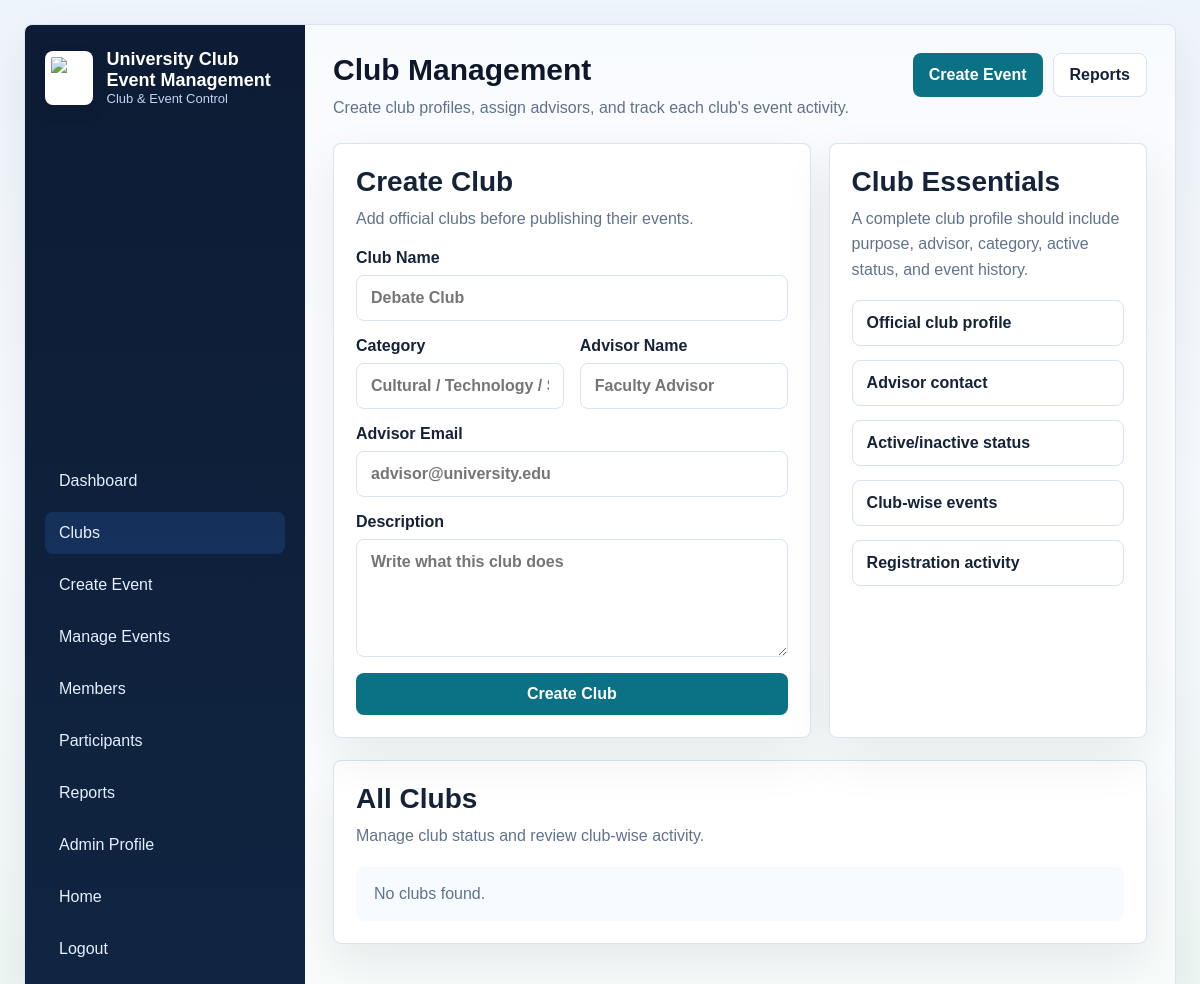
/admin/manage-clubs.php (signed in), run on an earlier commit of the app's database.
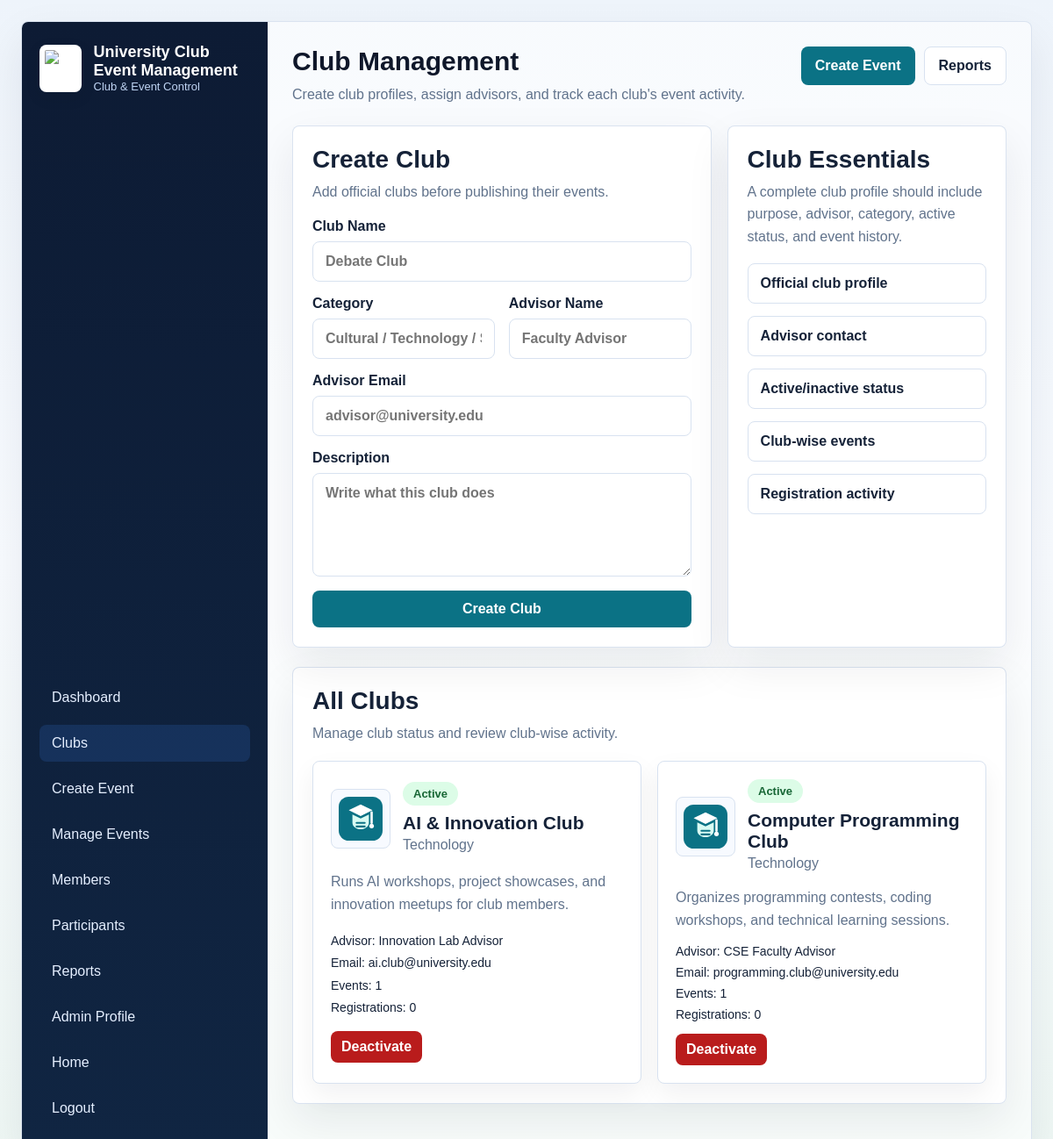
And on a later commit of the database.
### tables this page shows
CREATE TABLE IF NOT EXISTS clubs (
    club_id INT AUTO_INCREMENT PRIMARY KEY,
    name VARCHAR(150) NOT NULL UNIQUE,
    category VARCHAR(80) DEFAULT 'General',
    advisor_name VARCHAR(120) DEFAULT NULL,
    advisor_email VARCHAR(120) DEFAULT NULL,
    description TEXT,
    logo_path VARCHAR(255) DEFAULT 'assets/images/club_logo.svg',
    status ENUM('active', 'inactive') DEFAULT 'active',
    created_at TIMESTAMP DEFAULT CURRENT_TIMESTAMP
);

### backend/db.php (called while the page is built, shortened)
<?php
$dbHost = 'localhost';
$dbUser = 'event_app';
$dbPass = 'event_app_2026';
$dbName = 'university_club_events';
$conn = new mysqli($dbHost, $dbUser, $dbPass, $dbName);
$conn->set_charset('utf8mb4');
function ensureColumn(mysqli $conn, string $dbName, string $tableName, string $columnName, string $definition): void
{
    $stmt = $conn->prepare(
        'SELECT COUNT(*) AS total
         FROM information_schema.COLUMNS
         WHERE TABLE_SCHEMA = ?
           AND TABLE_NAME = ?
           AND COLUMN_NAME = ?'
    );
    $stmt->bind_param('sss', $dbName, $tableName, $columnName);
    $stmt->execute();
    $columnData = $stmt->get_result()->fetch_assoc();
}
$conn->query(
    "CREATE TABLE IF NOT EXISTS clubs (
        club_id INT AUTO_INCREMENT PRIMARY KEY,
        name VARCHAR(150) NOT NULL UNIQUE,
        category VARCHAR(80) DEFAULT 'General',
        advisor_name VARCHAR(120) DEFAULT NULL,
        advisor_email VARCHAR(120) DEFAULT NULL,
        description TEXT,
        logo_path VARCHAR(255) DEFAULT 'assets/images/club_logo.svg',
        status ENUM('active', 'inactive') DEFAULT 'active',
        created_at TIMESTAMP DEFAULT CURRENT_TIMESTAMP
    )"
);
ensureColumn($conn, $dbName, 'events', 'image_path', 'VARCHAR(255) DEFAULT NULL AFTER description');
function e(string $value): string
{
    return htmlspecialchars($value, ENT_QUOTES, 'UTF-8');
}
function eventImageUrl(?string $path, string $prefix = ''): string
{
    $cleanPath = trim((string) $path);
    if ($cleanPath !== '') {
        return e($prefix . ltrim($cleanPath, '/'));
    }
    return e($prefix . 'assets/images/club_logo.svg');
}

### admin/manage-clubs.php (the view, shortened to what the changed rows need)
<?php
require_once __DIR__ . '/../backend/db.php';
$clubs = $conn->query(
    'SELECT c.club_id, c.name, c.category, c.advisor_name, c.advisor_email, c.description, c.logo_path, c.status,
            COUNT(DISTINCT e.event_id) AS total_events,
            COUNT(DISTINCT r.registration_id) AS total_registrations
     FROM clubs c
     LEFT JOIN events e ON e.club_id = c.club_id
     LEFT JOIN registrations r ON r.event_id = e.event_id
     GROUP BY c.club_id, c.name, c.category, c.advisor_name, c.advisor_email, c.description, c.logo_path, c.status
     ORDER BY c.status ASC, c.name ASC'
);
?>
<!DOCTYPE html>
<html lang="en">
<head>
    <link rel="stylesheet" href="../student/style.css">
</head>
<body class="app-page">
    <div class="app-shell">
        <main class="content">
            <section class="topbar">
                <div>
                    <h1>Club Management</h1>
                </div>
            </section>
            <div class="panel-grid">
                <section class="panel">
                    <div class="section-head">
                        <h2>Create Club</h2>
                    </div>
                </section>
                <section class="panel">
                    <div class="section-head">
                        <h2>Club Essentials</h2>
                    </div>
                </section>
            </div>
            <section class="panel">
                <div class="section-head">
                    <h2>All Clubs</h2>
                </div>
                <div class="showcase-grid">
                    <?php if (!$clubs || $clubs->num_rows === 0): ?>
                        <div class="empty-state">No clubs found.</div>
                    <?php else: ?>
                        <?php while ($club = $clubs->fetch_assoc()): ?>
                            <article class="club-card">
                                <div class="club-card-head">
                                    <img src="<?= eventImageUrl($club['logo_path'], '../'); ?>" alt="<?= e($club['name']); ?>">
                                    <div>
                                        <span class="status-badge status-<?= $club['status'] === 'active' ? 'success' : 'rejected'; ?>"><?= e(ucfirst($club['status'])); ?></span>
                                        <h3><?= e($club['name']); ?></h3>
                                        <p><?= e($club['category'] ?: 'General'); ?></p>
                                    </div>
                                </div>
                                <p><?= e($club['description'] ?: 'No club description added yet.'); ?></p>
                                <div class="meta-list">
                                    <span>Advisor: <?= e($club['advisor_name'] ?: 'Not assigned'); ?></span>
                                    <span>Email: <?= e($club['advisor_email'] ?: 'Not added'); ?></span>
                                    <span>Events: <?= e((string) $club['total_events']); ?></span>
                                    <span>Registrations: <?= e((string) $club['total_registrations']); ?></span>
                                </div>
                                <form method="post" class="table-actions">
                                    <button type="submit" class="small-btn <?= $club['status'] === 'active' ? 'danger-btn' : ''; ?>">
                                        <?= $club['status'] === 'active' ? 'Deactivate' : 'Activate'; ?>
                                    </button>
                                </form>
                            </article>
                        <?php endwhile; ?>
                    <?php endif; ?>
                </div>
            </section>
        </main>
    </div>
</body>
</html>

What changed in the data, as far as the page shows it:
added clubs: logo_path (picture), status "Active", name "AI & Innovation Club", category "Technology", description "Runs AI workshops, project showcases, and innovation meetups for club members.", advisor_name "Innovation Lab Advisor", advisor_email "ai.club@university.edu", total_events "1", total_registrations "0", shows "Deactivate"
added clubs: logo_path (picture), status "Active", name "Computer Programming Club", category "Technology", description "Organizes programming contests, coding workshops, and technical learning sessions.", advisor_name "CSE Faculty Advisor", advisor_email "programming.club@university.edu", total_events "1", total_registrations "0", shows "Deactivate"
Also different on the page:
text no longer shown: "No clubs found."
